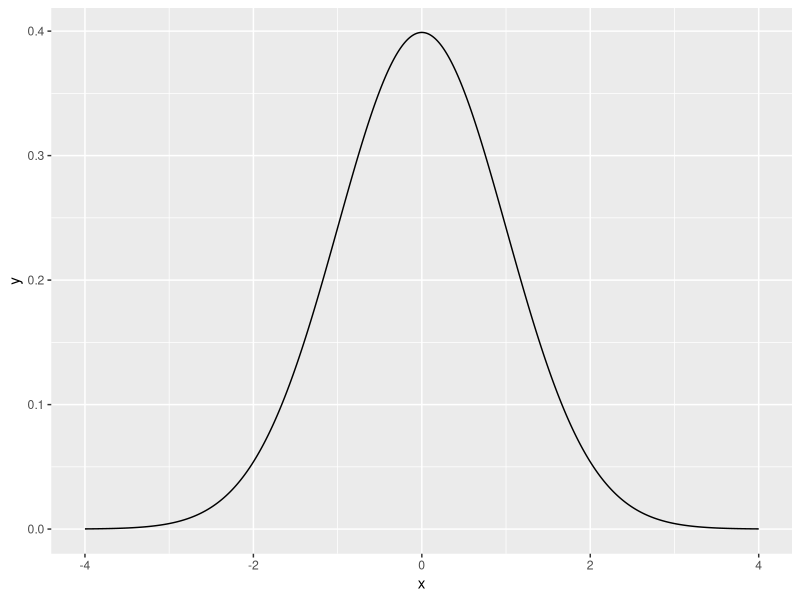
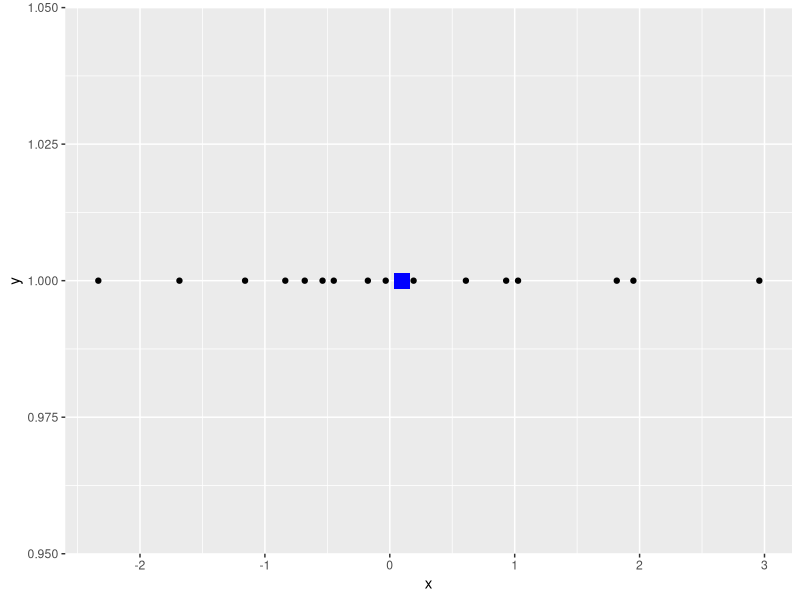
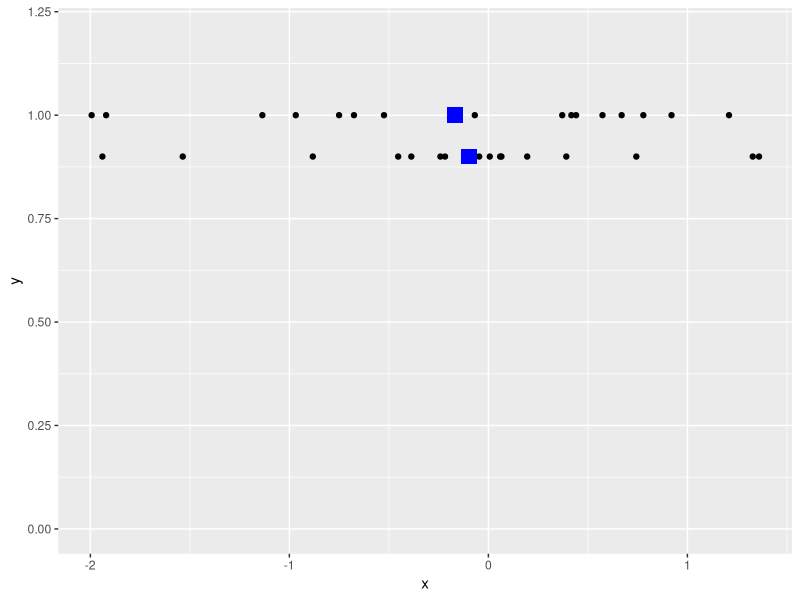
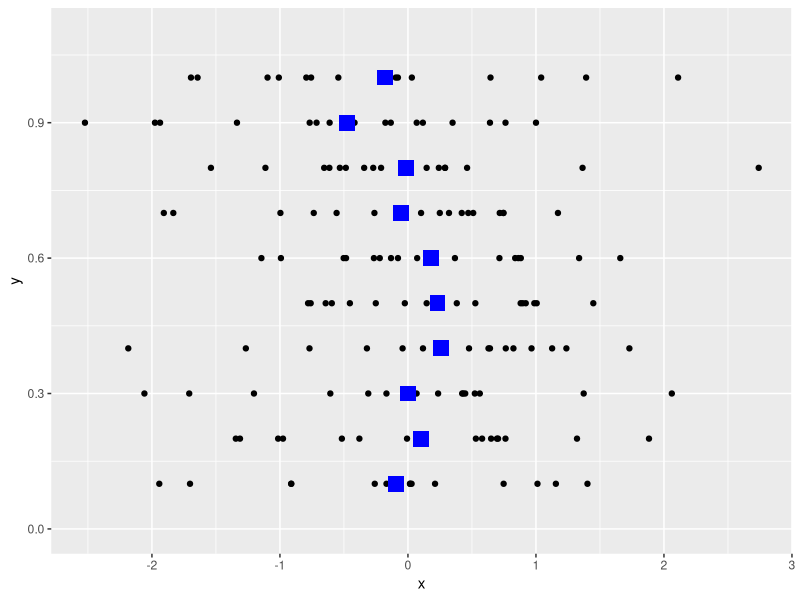
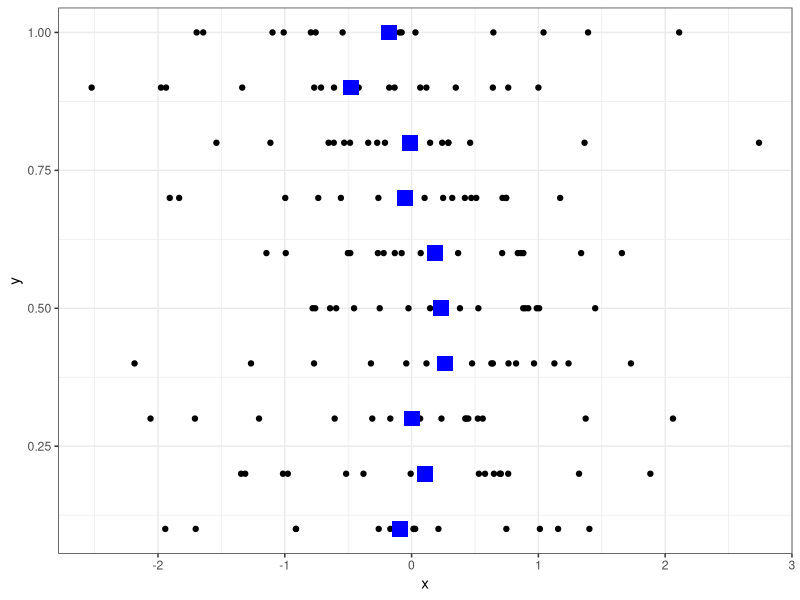
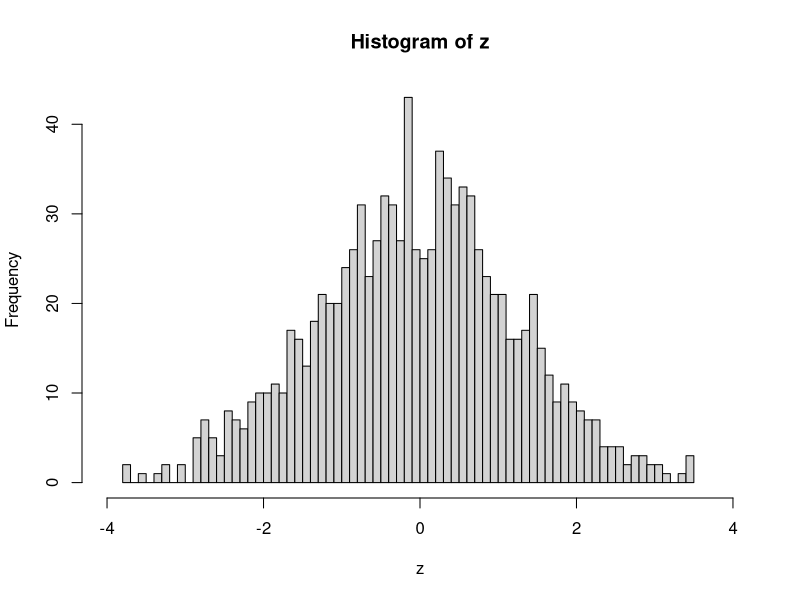
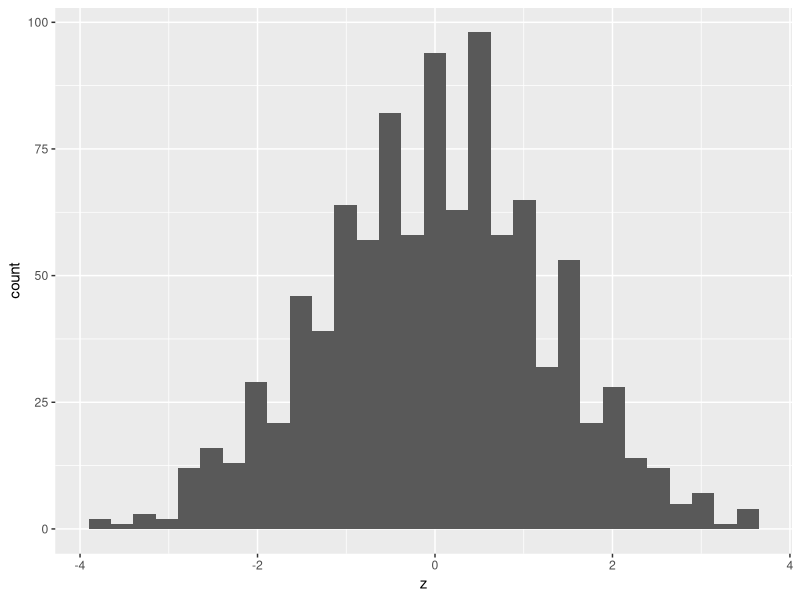
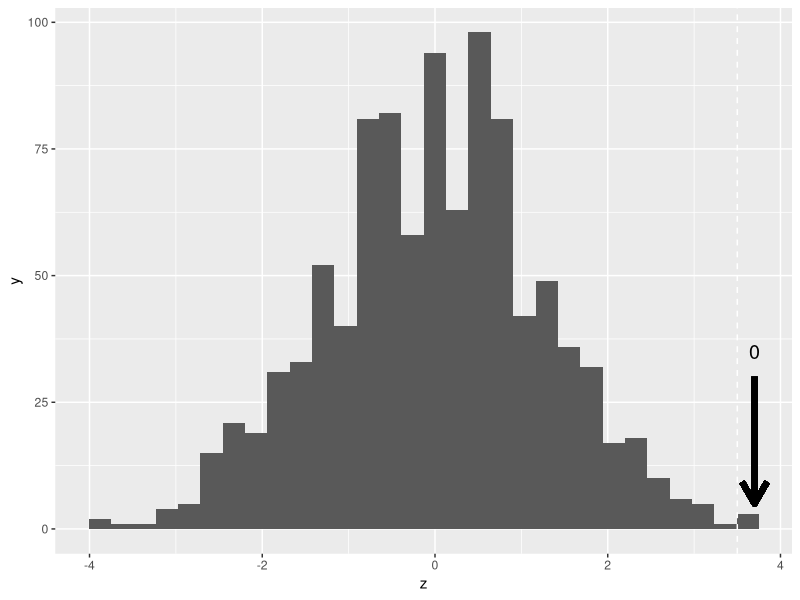

R code for these plots, in order:
## ---- chunk 1
library(ggplot2, quietly = T)

x <- seq(-4, 4, by=0.01)
y <- dnorm(x, 0, 1)
dat <- data.frame(x, y)
ggplot(dat, aes(x, y)) +
  geom_line()

## ---- chunk 2
library(ggplot2, quietly = T)

nsample <- 16
x <- rnorm(nsample, 0, 1)
y <- rep(1, nsample)
xbar <- mean(x)
dat <- data.frame(x, y)
ggplot(dat, aes(x, y)) +
  geom_point() +
  geom_point(aes(x=mean(x), y=1), colour="blue", size=5, shape=15)

## ---- chunk 3
library(ggplot2, quietly = T)

nsample <- 16
x <- rnorm(nsample*2, 0, 1)
y <- c(rep(1, nsample), rep(0.9, nsample))
g <- factor(c(rep(1, nsample), rep(2, nsample)))

dat <- data.frame(x, y, g)

ggplot(dat, aes(x, y)) +
  geom_point() +
  geom_point(aes(x=mean(x[1:nsample]), y=1), colour="blue", size=5, shape=15) +
  geom_point(aes(x=mean(x[(nsample+1):length(x)]), y=0.9), colour="blue", size=5, shape=15) +
  scale_y_continuous(limits=c(0, 1.2))

## ---- chunk 4
suppressWarnings(suppressMessages(library(ggplot2, quietly = T)))
suppressWarnings(suppressMessages(library(dplyr, quietly = T)))

nsample <- 16
nrep <- 10

x <- rnorm(nsample*nrep, 0, 1)
tmpy <- seq(0.1, 1, length.out=nrep)
y <- rep(tmpy, each=nsample)
## ?rep
g <- factor(y)

dat <- data.frame(x, y, g)
dat_mean <- dat %>% 
  group_by(g) %>% 
  summarise(mean=mean(x))

ggplot(dat, aes(x, y)) +
  geom_point() +
  scale_y_continuous(limits=c(0, 1.1)) +
  geom_point(data=dat_mean, aes(y=as.numeric(as.character(g)), x=mean), colour="blue", size=5, shape=15)

str(dat_mean)
as.numeric(as.character(dat_mean$g))


ggplot() + 
  geom_point(data=dat, aes(x, y)) +
  geom_point(data=dat_mean, aes(x=mean, y=as.numeric(as.character(dat_mean$g))), colour="blue", size=5, shape=15) +
  theme_bw()
  
  

## ---- chunk 5
coff <- c(245, 246, 246, 248, 248, 248, 250, 250, 250, 252)
nocoff <- c(242, 242, 242, 244, 244, 245, 246, 247, 248, 248)
dat <- data.frame(coff, nocoff)
obs <- with(dat, mean(coff) - mean(nocoff))
obs
## ---- chunk 6

caf <- c(245, 246, 246, 248, 248, 248, 250, 250, 250, 252)
no_caf <- c(242, 242, 242, 244, 244, 245, 246, 247, 248, 248)
random_data <- c(caf, no_caf) 
obs <- mean(caf) - mean(no_caf)

x <- sample(random_data, 10, replace=T)
y <- sample(random_data, 10, replace=T)

mean(x) - mean(y)
## ---- chunk 7
suppressWarnings(suppressMessages(library(ggplot2, quietly = T)))
suppressWarnings(suppressMessages(library(dplyr, quietly = T)))

caf <- c(245, 246, 246, 248, 248, 248, 250, 250, 250, 252)
no_caf <- c(242, 242, 242, 244, 244, 245, 246, 247, 248, 248)
random_data <- c(caf, no_caf) 

z <- rep(0, 1000)
for(i in 1:1000){
  x <- sample(random_data, 10, replace=T)
  y <- sample(random_data, 10, replace=T)
  z[i] <- mean(x) - mean(y)
}
hist(z, br=100, xlim=c(-4,4))
dat <- data.frame(z, y, x)
ggplot(dat, aes(x=z)) + geom_histogram()

#obs <- mean(caf)-mean(no_caf)
#res <- replicate(2000, {
#  ind <- sample(1:20, 10, replace=F)
#  mean(the_data$values[ind]) - mean(the_data$values[-ind])
#})
#hist(res, br=100)
#abline(v=obs, col="red", lty=2)


## ---- chunk 8

empval <- sum(dat$z > obs)/length(dat$z)

ggplot(dat, aes(x=z)) + 
  geom_histogram() +
  geom_vline(xintercept = obs, color="white", linetype = "dashed") +
  geom_segment(aes(x = obs+0.2, y = 30, xend = obs+0.2, yend = 5), 
               arrow = arrow(), 
               size=2) +
  annotate("text", label = empval, x = obs+0.2, y = 35, size = 5)


## ---- chunk 9

p <- 0.55
n <- 1003
x <- rbinom(1000, n, p)
#mean(x)
hist(x, br=100)
quantile(x, c(0.025, 0.975))

## ---- chunk 10
x <- rbinom(2, n, p)
## mean(x)
hist(x, br=100)

## ---- chunk 11

mu <- 100
sigma <- 16
M <- 1000
n <- 4
res <- replicate(M, {
	x <- rnorm(n, mu, sigma)
	se <- (mean(x)-mu) / sd(x)/sqrt(n)
	(mean(x) - mu)/se
})

quantile(res, c(0.025, 0.975))
hist(res, br=100)
## ---- chunk 12

ggplot(data.frame(res), aes(x=res)) + 
  geom_histogram()
